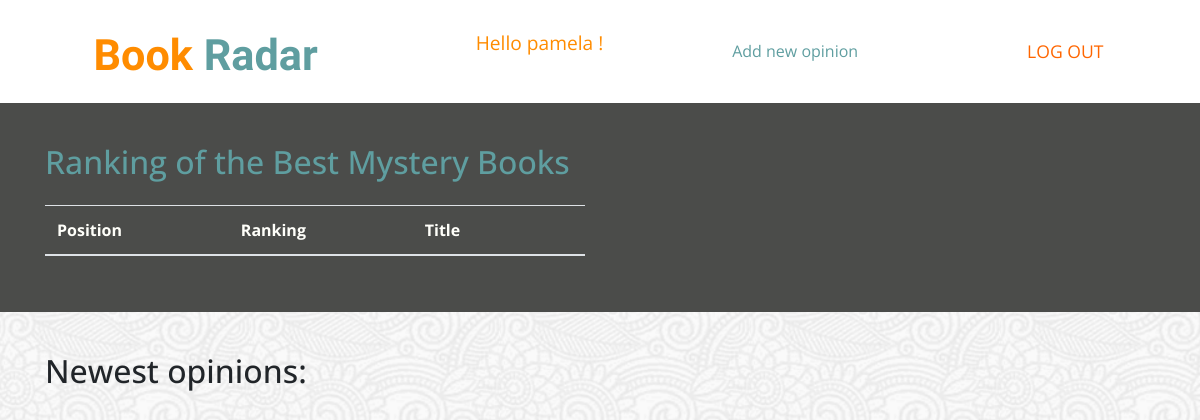
/type/5/ (signed in), run on an earlier commit of the app's database.
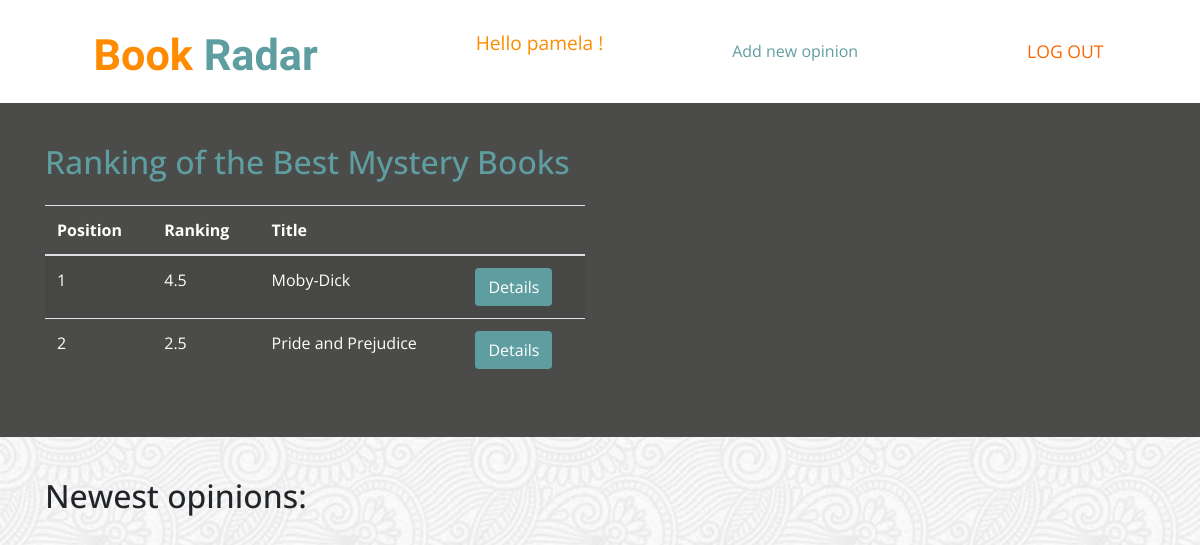
And on a later commit of the database.
### BookRadar/models.py (models this page shows, shortened)
class Book(models.Model):
    title = models.CharField(max_length=64)
    author = models.CharField(max_length=64)
    publisher = models.CharField(max_length=64, null=True)
    year = models.IntegerField(null=True)
    ranking = models.DecimalField(max_digits=3, decimal_places=1, null=True)
    average_rating = models.DecimalField(max_digits=3, decimal_places=1, null=True, blank=True)
    type = models.IntegerField(choices=BOOK_TYPES, null=True)

### BookRadar/views.py (the view)
# urls.py: path('type/<int:book_type>/', views.BookTypeView.as_view(), name='type'),
class BookTypeView(LoginRequiredMixin, View):
    def get(self, request, *args, **kwargs):
        if request.user.is_authenticated:
            book_type = kwargs['book_type']
            books = Book.objects.filter(type=book_type).order_by('-ranking')
            type_name = dict(BOOK_TYPES).get(book_type)
            return render(request, 'book_type.html', {'books': books, 'type_name': type_name})
        else:
            return redirect('login')

### templates/book_type.html
{% extends 'index.html' %}
{% block content %}
    <section class="section-more padding-small">
        <div class="container">
            <h2 class="pb-3" style="color: cadetblue">Ranking of the Best {{ type_name }} Books</h2>
            <div class="row">
                <div class="col-md-6">
                    <table class="table table-striped">
                        <thead>
                            <tr>
                                <th>Position</th>
                                <th>Ranking</th>
                                <th>Title</th>
                                <th></th>
                            </tr>
                        </thead>
                        <tbody>
                            {% for book in books %}
                                <tr>
                                    <td>{{ forloop.counter }}</td>
                                    <td>{{ book.ranking }}</td>
                                    <td>{{ book.title }}</td>
                                    <td>
                                        <button class="btn" style="background-color: cadetblue">
                                            <a href="#" style="color: white">Details</a>
                                        </button>
                                    </td>
                                </tr>
                            {% endfor %}
                        </tbody>
                    </table>
                </div>
            </div>
        </div>
    </section>
    <section class=" padding-small">
        <div class="container">
            <h2> Newest opinions: </h2>
        </div>
    </section>
{% endblock %}

What changed in the data, as far as the page shows it:
now on this page (row edited): Book: ranking "4.5", title "Moby-Dick"
now on this page (row edited): Book: ranking "2.5", title "Pride and Prejudice"
